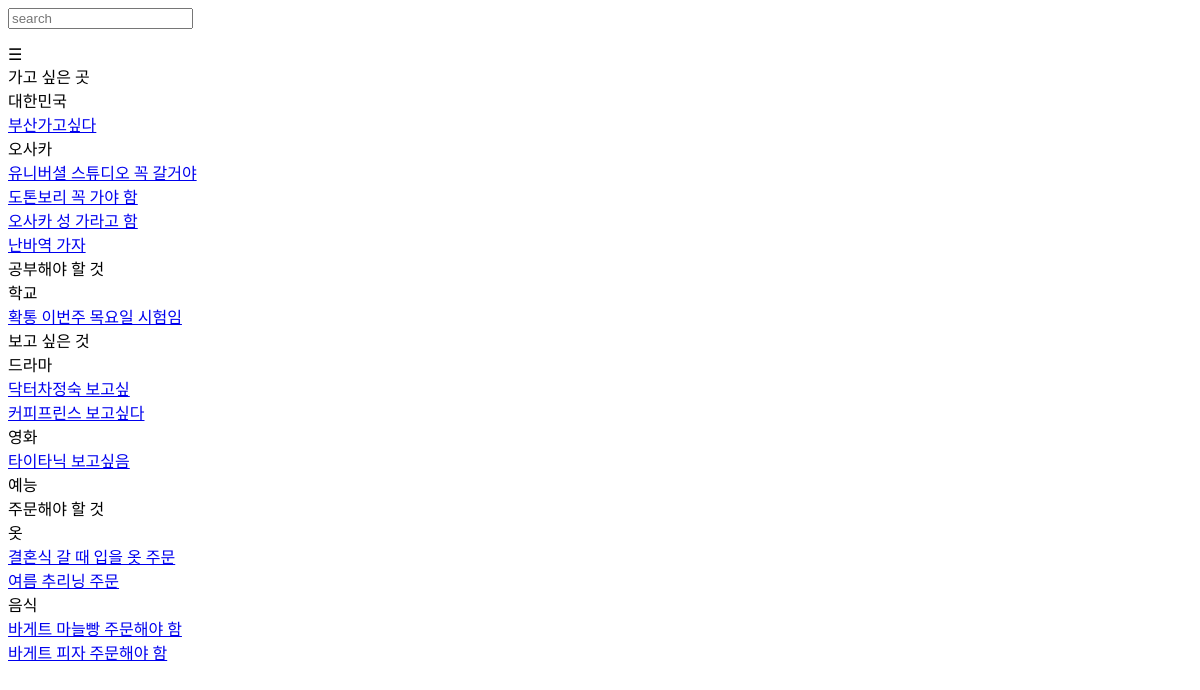
/pang/, run on an earlier commit of the app's database.
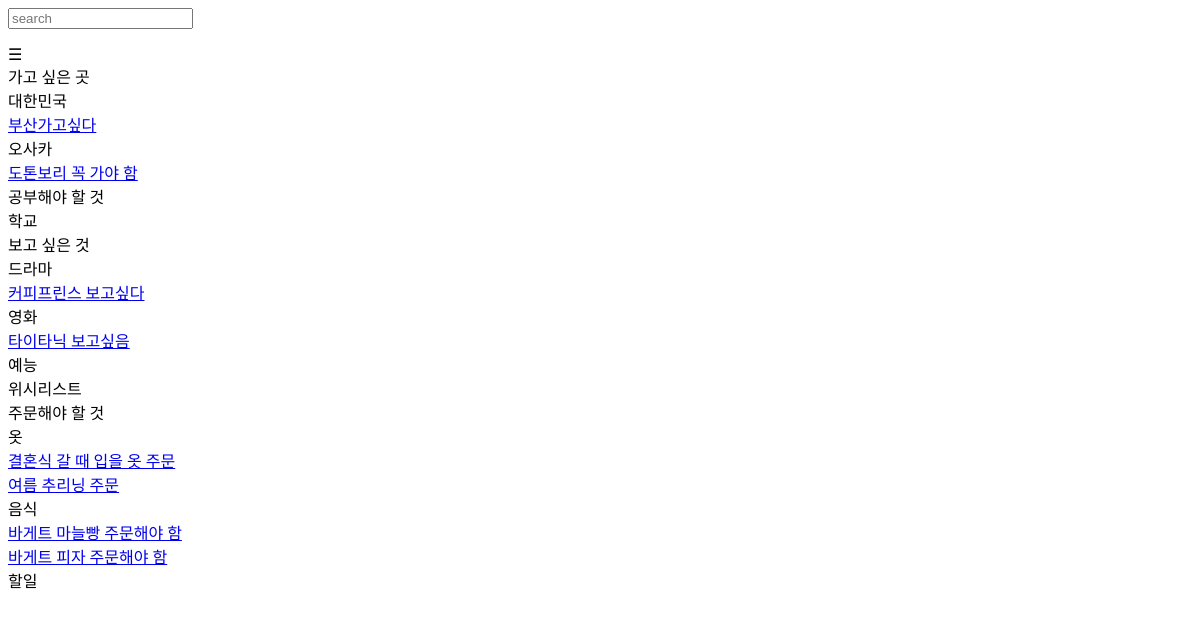
And on a later commit of the database.
### pang/models.py (models this page shows, shortened)
class Category(models.Model):
    name = models.CharField(max_length=200, unique=True)

class SmallCategory(models.Model):
    parent_category = models.ForeignKey(Category, related_name='small', on_delete=models.CASCADE, null=True)
    name            = models.CharField(default="", max_length=200)

class Item(models.Model):
    big_category    = models.ForeignKey(Category, related_name='items', on_delete=models.CASCADE, null=True)
    small_category  = models.ForeignKey(SmallCategory, related_name='items', on_delete=models.CASCADE, null=True)
    contents        = models.CharField(default="", max_length=200)
    created_at      = models.DateTimeField(auto_now_add=True)

### pang/views.py (the view)
# urls.py: path("", views.index, name="index"),
def index(request):
    categories = Category.objects.all().order_by('name')
    categories_with_index = [(index, category) for index, category in enumerate(categories)]
    small_categories_with_index = []
    items_with_index = []
    for category in categories:
        small_categories = category.small.all().order_by('name')
        small_categories_with_index.extend([(index, small_category) for index, small_category in enumerate(small_categories)])
        for small_category in small_categories:
            items = small_category.items.all().order_by('created_at')
            items_with_index.extend([(index, item) for index, item in enumerate(items)])
    context = {
        "categories": categories_with_index,
        "small_categories": small_categories_with_index,
        "items": items_with_index,
    }
    return render(request, 'pang/index.html', context)

### pang/templates/pang/index.html (shortened to what this page needs)
{% load static %}
<html>
<head>
</head>
<body>
    <div class="search">
        <form action="{ % url 'pang:search' % }" method="GET">
            <input type="text" name ="q" placeholder="search">
        </form>
    </div>
    <div id="main" class="level0 elem">
    ☰
    </div>
    {% for index, category in categories %}
    <div id="elem{{ index }}" class="level1 elem">
        {{category.name}}
    </div>
        {% for s_index, small_category in small_categories %}
            {% if small_category.parent_category == category %}
                <div id="elem{{ index }}child{{ s_index }}" class="elem elem{{index}}child level2">
                    {{small_category.name}}
                </div>
                    {% for i_index, item in items %}
                        {% if item.small_category == small_category %}
                            <div id="elem{{ index }}child{{ s_index }}subchild{{ i_index }}"
                            class="elem elem{{ index }}child{{ s_index }}subchild level3">
                                <a href="javascript:void(0)" class="delete btn btn-sm btn-outline-secondary"
                                data-uri="{% url 'pang:delete_item' item.id  %}">{{item.contents}}</a>
                            </div>
                        {% endif %}
                    {% endfor %}
            {% endif %}
        {% endfor %}
    {% endfor %}
</body>
</html>

What changed in the data, as far as the page shows it:
removed Item: contents "유니버셜 스튜디오 꼭 갈거야", shown under SmallCategory "오사카"
removed Item: contents "오사카 성 가라고 함", shown under SmallCategory "오사카"
removed Item: contents "난바역 가자", shown under SmallCategory "오사카"
removed Item: contents "확통 이번주 목요일 시험임", shown under SmallCategory "학교"
removed Item: contents "닥터차정숙 보고싶", shown under SmallCategory "드라마"
added Category: name "위시리스트"
added Category: name "할일"
